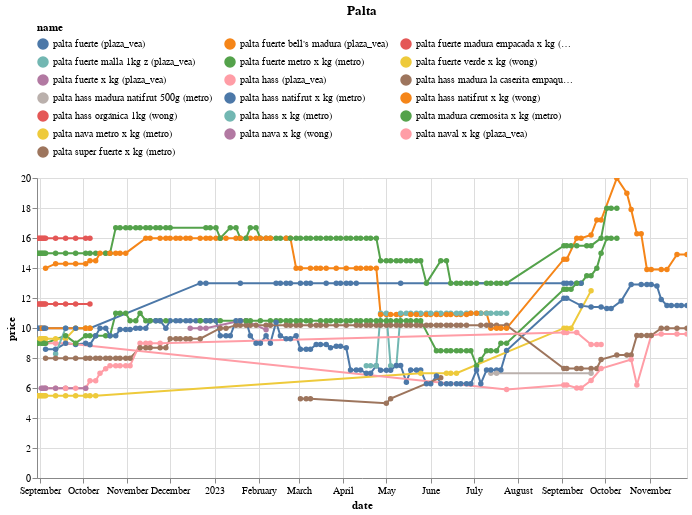

Notebook cell for this chart:
### Code cell
(df
 .loc[df.name.isin(names)]
 .pipe(alt.Chart)
 .mark_line(point=True)
 .encode(x='date', y='price', color='name', tooltip=['name','price'])
 .properties(width=650, title='Palta')
 .interactive()
 .configure_legend(orient='top', columns=3)
)

### Figure 1 — Vega-Lite specification as saved in the notebook (floating-point values rounded to 4 significant figures; data arrays with more than 128 entries replaced by an {"elided": "..."} marker saying what was removed)
{"config": {"view": {"continuousWidth": 300, "continuousHeight": 300}, "legend": {"columns": 3, "orient": "top"}}, "data": {"name": "data-0e7f2f57bb8e24509f2138014f3a5b38"}, "mark": {"type": "line", "point": true}, "encoding": {"color": {"field": "name", "type": "nominal"}, "tooltip": [{"field": "name", "type": "nominal"}, {"field": "price", "type": "quantitative"}], "x": {"field": "date", "type": "temporal"}, "y": {"field": "price", "type": "quantitative"}}, "params": [{"name": "param_14", "select": {"type": "interval", "encodings": ["x", "y"]}, "bind": "scales"}], "title": "Palta", "width": 650, "$schema": "https://vega.github.io/schema/vega-lite/v5.15.1.json", "datasets": {"data-0e7f2f57bb8e24509f2138014f3a5b38": {"elided": "659 records"}}}
